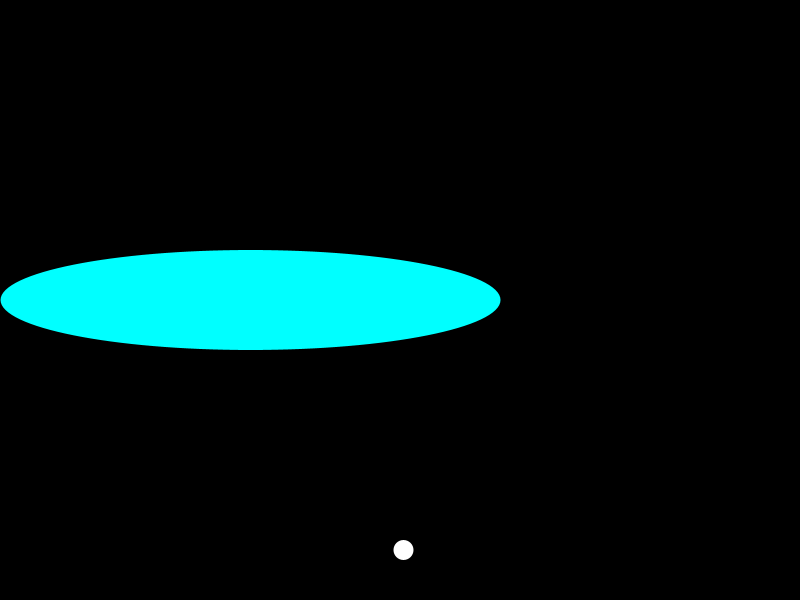
Frame 1 (no input)
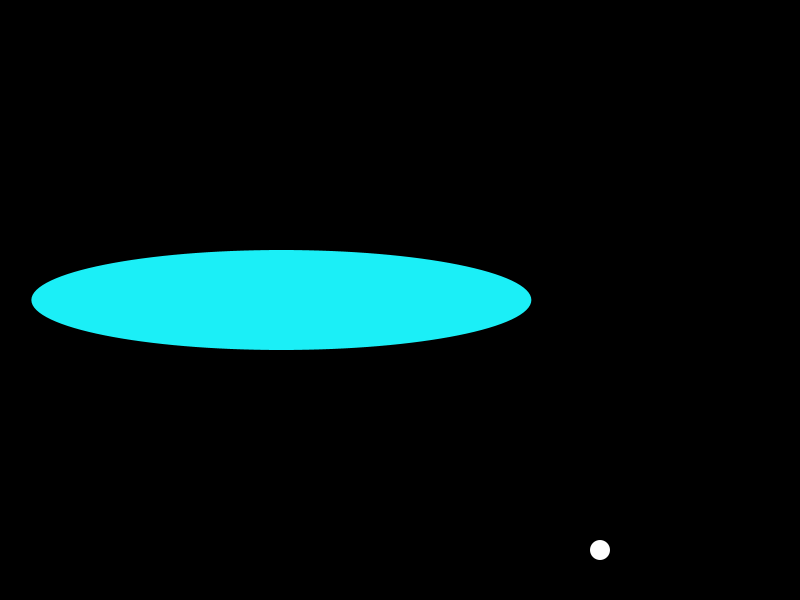
Frame 60 (the mouse pressed at the canvas centre just before this capture)
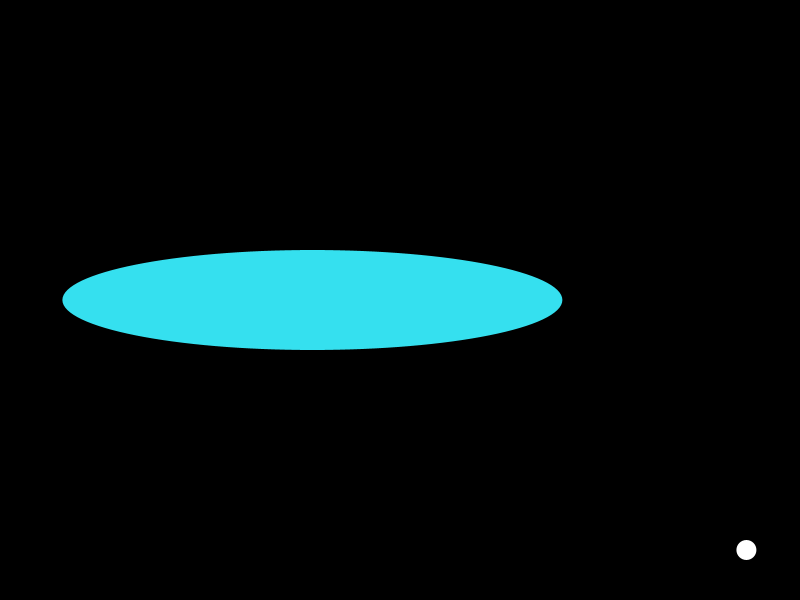
Frame 120 (the mouse held since frame 60 and released just before this capture)

The Processing sketch that drew these frames (run headless with seeded random() and noise(); from frame 60 on, the mouse is pressed at the canvas centre):

// Processing sketch: Zade_Haddadin
// ── Zade_Haddadin.pde
// Define the class for the Aurora
class Aurora {
  float x, y;  // Position of the aurora
  float width, height;  // Dimensions of the aurora
  color c1, c2;  // Colors for the aurora effect
  float speed;  // Speed for the horizontal movement
  
  Aurora(float x, float y, float w, float h, color c1, color c2, float speed) {
    this.x = x;
    this.y = y;
    this.width = w;
    this.height = h;
    this.c1 = c1;
    this.c2 = c2;
    this.speed = speed;
  }
  
  void display() {
    // Aurora moves horizontally, creating a flowing effect
    fill(lerpColor(c1, c2, sin(radians(frameCount * speed))));
    noStroke();
    ellipse(x, y, width, height);
  }
  
  void move() {
    // The aurora moves in a horizontal sine wave motion
    x = width / 2 + sin(radians(frameCount * speed)) * 300;
  }
}

// Define the class for the Journey Dot
class JourneyDot {
  float x, y;  // Position of the journey dot
  float diameter;  // Diameter of the dot
  color col;  // Color of the dot
  float speed;  // Speed for the movement
  
  JourneyDot(float x, float y, float diameter, color col, float speed) {
    this.x = x;
    this.y = y;
    this.diameter = diameter;
    this.col = col;
    this.speed = speed;
  }
  
  void display() {
    fill(col);
    ellipse(x, y, diameter, diameter);
  }
  
  void move() {
    // Dot moves back and forth along the X axis, representing the journey
    x = map(sin(radians(frameCount * speed)), -1, 1, 0, width);
  }
}

Aurora aurora;
JourneyDot journeyDot;

void setup() {
  size(800, 600);
  // Initialize Aurora and JourneyDot objects
  aurora = new Aurora(width / 2, height / 2, 500, 100, color(0, 255, 255), color(255, 105, 180), 0.1);
  journeyDot = new JourneyDot(0, height - 50, 20, color(255), 0.5);
}

void draw() {
  background(0);  // Set the background to black
  
  // Call the methods of Aurora and JourneyDot objects to display and animate
  aurora.move();
  aurora.display();
  
  journeyDot.move();
  journeyDot.display();
}
